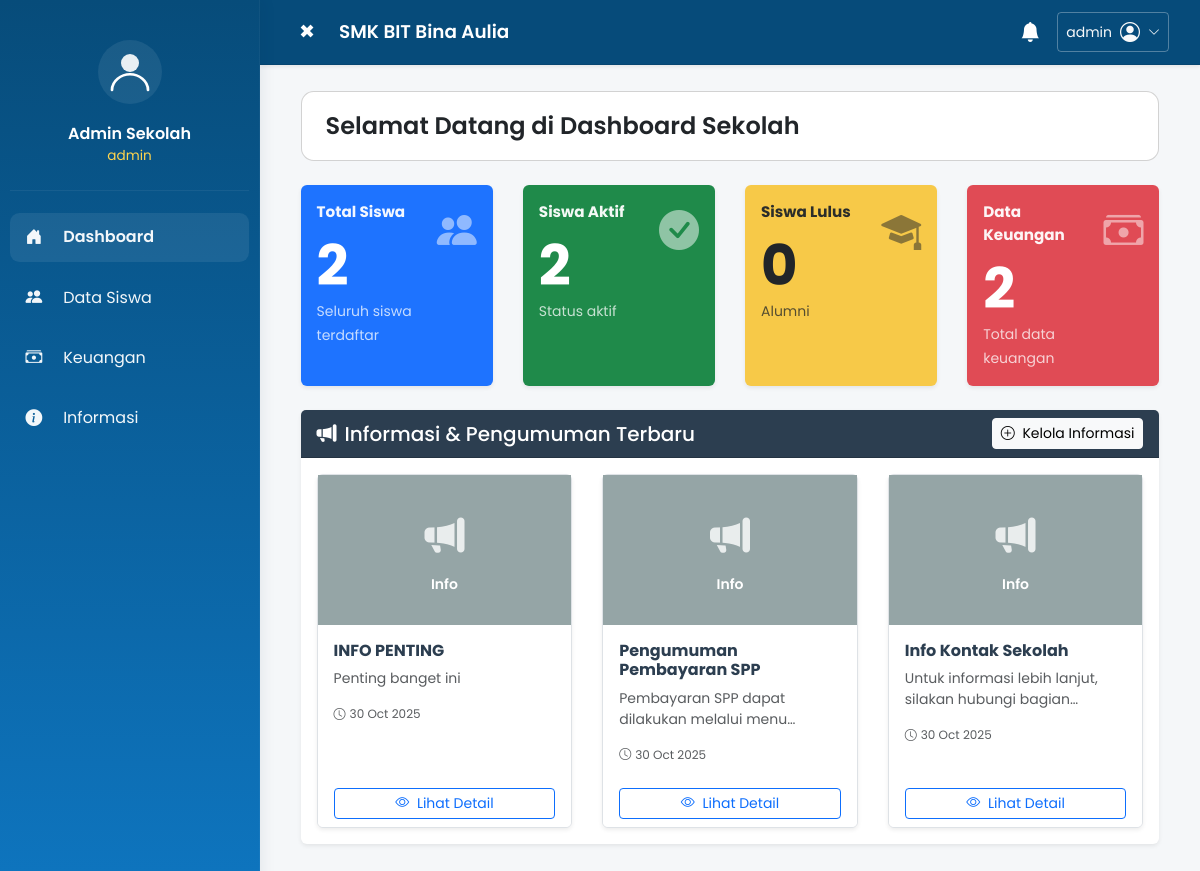
Page /admin/index.php (signed in) on the committed database.
### tables this page shows
CREATE TABLE `informasi` (
  `informasi_id` int NOT NULL,
  `judul` varchar(255) NOT NULL,
  `isi` text NOT NULL,
  `foto` varchar(255) DEFAULT NULL,
  `created_at` datetime NOT NULL DEFAULT CURRENT_TIMESTAMP,
  `updated_at` datetime DEFAULT NULL ON UPDATE CURRENT_TIMESTAMP,
  `created_by` varchar(50) DEFAULT NULL
);

### public/admin/index.php (the view, shortened to what this page needs)
<?php
require_once __DIR__ . '/../config.php';
$adminName = isset($_SESSION['username']) ? $_SESSION['username'] : 'Admin';
$sqlTotalSiswa = "SELECT COUNT(*) as total FROM siswa";
$resultTotal = $conn->query($sqlTotalSiswa);
$totalStudents = $resultTotal->fetch_assoc()['total'];
$sqlSiswaAktif = "SELECT COUNT(*) as total FROM siswa WHERE status_siswa = 'aktif'";
$resultAktif = $conn->query($sqlSiswaAktif);
$siswaAktif = $resultAktif->fetch_assoc()['total'];
$sqlSiswaLulus = "SELECT COUNT(*) as total FROM siswa WHERE status_siswa = 'lulus'";
$resultLulus = $conn->query($sqlSiswaLulus);
$siswaLulus = $resultLulus->fetch_assoc()['total'];
$sqlTotalKeuangan = "SELECT COUNT(*) as total FROM keuangan";
$resultKeuangan = $conn->query($sqlTotalKeuangan);
$totalKeuangan = $resultKeuangan->fetch_assoc()['total'];
$sqlInformasi = "SELECT * FROM informasi ORDER BY created_at DESC LIMIT 6";
$resultInformasi = $conn->query($sqlInformasi);
?>
<!doctype html>
<html lang="en">
<head>
  <link href="https://cdn.jsdelivr.net/npm/bootstrap@5.3.2/dist/css/bootstrap.min.css" rel="stylesheet">
  <link href="https://cdn.jsdelivr.net/npm/bootstrap-icons@1.10.5/font/bootstrap-icons.css" rel="stylesheet">
  <link rel="stylesheet" href="/css/dashboard.css">
  <link rel="stylesheet" href="/css/notifications.css">
  <link rel="stylesheet" href="/css/responsive.css">
</head>
<body class="has-sidebar">
  <aside class="sidebar" id="sidebar">
    <div class="sidebar-header text-center py-4">
      <div class="profile-avatar mb-2">
        <svg width="54" height="54" viewBox="0 0 24 24" fill="none" xmlns="http://www.w3.org/2000/svg">
          <circle cx="12" cy="8" r="4" fill="#fff" opacity="0.9"/>
          <path d="M4 20c0-4 4-7 8-7s8 3 8 7" stroke="#fff" stroke-width="1.2" stroke-linecap="round" stroke-linejoin="round"/>
        </svg>
      </div>
      <div class="profile-name">Admin Sekolah</div>
      <div class="profile-role text-muted"><?php echo htmlspecialchars($adminName); ?></div>
    </div>
  <nav class="sidebar-nav" role="navigation" aria-label="Main menu">
      <ul class="nav flex-column">
        <li class="nav-item"><a class="nav-link active" href="/admin/index.php"><i class="bi bi-house-door-fill me-2"></i> <span class="nav-text">Dashboard</span></a></li>
        <li class="nav-item"><a class="nav-link" href="/admin/students/index.php"><i class="bi bi-people-fill me-2"></i> <span class="nav-text">Data Siswa</span></a></li>
        <li class="nav-item"><a class="nav-link" href="/admin/finance/index.php"><i class="bi bi-cash-stack me-2"></i> <span class="nav-text">Keuangan</span></a></li>
        <li class="nav-item"><a class="nav-link" href="/admin/information/index.php"><i class="bi bi-info-circle-fill me-2"></i> <span class="nav-text">Informasi</span></a></li>
      </ul>
    </nav>
  </aside>
  <div class="main-wrapper">
    <header class="topbar shadow-sm">
      <div class="container-fluid d-flex align-items-center justify-content-between">
        <div class="d-flex align-items-center">
          <button id="sidebarToggle" class="btn btn-toggle btn-sm me-3" aria-label="Toggle sidebar" aria-expanded="true">☰</button>
          <h1 class="app-title mb-0">SMK BIT Bina Aulia</h1>
        </div>
        <?php include __DIR__ . '/../includes/user_dropdown.php'; ?>
      </div>
    </header>
    <main class="content">
      <div class="container-fluid">
        <div class="welcome card mb-4">
          <div class="card-body">
            <h4 class="mb-0">Selamat Datang di Dashboard Sekolah</h4>
          </div>
        </div>
        <div class="row g-3 mb-4">
          <div class="col-12 col-sm-6 col-md-3">
            <div class="info-card text-white bg-primary p-3 rounded shadow-sm h-100">
              <div class="d-flex justify-content-between align-items-start">
                <div>
                  <div class="card-title fw-bold mb-1">Total Siswa</div>
                  <div class="display-4 fw-bold mt-2"><?php echo (int)$totalStudents; ?></div>
                  <small class="opacity-75">Seluruh siswa terdaftar</small>
                </div>
                <div>
                  <i class="bi bi-people-fill fs-1 opacity-50"></i>
                </div>
              </div>
            </div>
          </div>
          <div class="col-12 col-sm-6 col-md-3">
            <div class="info-card text-white bg-success p-3 rounded shadow-sm h-100">
              <div class="d-flex justify-content-between align-items-start">
                <div>
                  <div class="card-title fw-bold mb-1">Siswa Aktif</div>
                  <div class="display-4 fw-bold mt-2"><?php echo (int)$siswaAktif; ?></div>
                  <small class="opacity-75">Status aktif</small>
                </div>
                <div>
                  <i class="bi bi-check-circle-fill fs-1 opacity-50"></i>
                </div>
              </div>
            </div>
          </div>
          <div class="col-12 col-sm-6 col-md-3">
            <div class="info-card text-dark bg-warning p-3 rounded shadow-sm h-100">
              <div class="d-flex justify-content-between align-items-start">
                <div>
                  <div class="card-title fw-bold mb-1">Siswa Lulus</div>
                  <div class="display-4 fw-bold mt-2"><?php echo (int)$siswaLulus; ?></div>
                  <small class="opacity-75">Alumni</small>
                </div>
                <div>
                  <i class="bi bi-mortarboard-fill fs-1 opacity-50"></i>
                </div>
              </div>
            </div>
          </div>
          <div class="col-12 col-sm-6 col-md-3">
            <div class="info-card text-white bg-danger p-3 rounded shadow-sm h-100">
              <div class="d-flex justify-content-between align-items-start">
                <div>
                  <div class="card-title fw-bold mb-1">Data Keuangan</div>
                  <div class="display-4 fw-bold mt-2"><?php echo (int)$totalKeuangan; ?></div>
                  <small class="opacity-75">Total data keuangan</small>
                </div>
                <div>
                  <i class="bi bi-cash-stack fs-1 opacity-50"></i>
                </div>
              </div>
            </div>
          </div>
        </div>
        <div class="row mb-4">
          <div class="col-12">
            <div class="card border-0 shadow-sm">
              <div class="card-header" style="background-color: #2c3e50; color: white;">
                <div class="d-flex justify-content-between align-items-center">
                  <h5 class="mb-0">
                    <i class="bi bi-megaphone-fill me-2"></i>Informasi & Pengumuman Terbaru
                  </h5>
                  <a href="/admin/information/index.php" class="btn btn-sm btn-light">
                    <i class="bi bi-plus-circle me-1"></i> Kelola Informasi
                  </a>
                </div>
              </div>
              <div class="card-body p-0">
                <?php if ($resultInformasi && $resultInformasi->num_rows > 0): ?>
                  <div class="row g-3 p-3">
                    <?php while($info = $resultInformasi->fetch_assoc()): ?>
                      <div class="col-12 col-md-6 col-lg-4">
                        <div class="card h-100 border shadow-sm" style="transition: all 0.3s ease;">
                          <?php
                          $fileExt = '';
                          $isImage = false;
                          if ($info['foto']) {
                            $fileExt = strtolower(pathinfo($info['foto'], PATHINFO_EXTENSION));
                            $isImage = in_array($fileExt, ['jpg', 'jpeg', 'png', 'gif', 'webp']);
                          }
                          ?>
                          <?php if ($info['foto'] && $isImage): ?>
                            <div style="height: 150px; overflow: hidden; background: #f8f9fa;">
                              <img src="/<?php echo htmlspecialchars($info['foto']); ?>"
                                   style="width: 100%; height: 100%; object-fit: cover;"
                                   alt="<?php echo htmlspecialchars($info['judul']); ?>">
                            </div>
                          <?php else: ?>
                            <div class="d-flex align-items-center justify-content-center"
                                 style="height: 150px; background-color: #95a5a6;">
                              <div class="text-white text-center">
                                <i class="bi bi-megaphone-fill" style="font-size: 2.5rem; opacity: 0.8;"></i>
                                <p class="mt-2 mb-0 small fw-semibold">Info</p>
                              </div>
                            </div>
                          <?php endif; ?>
                          <div class="card-body">
                            <h6 class="card-title fw-bold mb-2" style="color: #2c3e50; display: -webkit-box; -webkit-line-clamp: 2; -webkit-box-orient: vertical; overflow: hidden;">
                              <?php echo htmlspecialchars($info['judul']); ?>
                            </h6>
                            <p class="card-text text-muted small mb-3" style="display: -webkit-box; -webkit-line-clamp: 2; -webkit-box-orient: vertical; overflow: hidden;">
                              <?php
                              $isi = htmlspecialchars($info['isi']);
                              echo strlen($isi) > 80 ? substr($isi, 0, 80) . '...' : $isi;
                              ?>
                            </p>
                            <div class="d-flex align-items-center text-muted" style="font-size: 0.75rem;">
                              <i class="bi bi-clock me-1"></i>
                              <span><?php echo date('d M Y', strtotime($info['created_at'])); ?></span>
                            </div>
                          </div>
                          <div class="card-footer bg-white border-top-0">
                            <button class="btn btn-sm btn-outline-primary w-100"
                                    onclick="viewDashboardInfo(<?php echo htmlspecialchars(json_encode($info), ENT_QUOTES, 'UTF-8'); ?>)">
                              <i class="bi bi-eye me-1"></i> Lihat Detail
                            </button>
                          </div>
                        </div>
                      </div>
                    <?php endwhile; ?>
                  </div>
                <?php endif; ?>
              </div>
            </div>
          </div>
        </div>
      </div>
    </main>
  </div>
</body>
</html>

### public/css/dashboard.css (style rules this page uses)
:root { --sidebar-width: 260px; --sidebar-collapsed-width: 72px; --primary-blue: #0b63a8; --dark-blue: #064b7a; --bg: #f5f7f9; }
* { box-sizing: border-box }
html, body { height: 100% }
body { font-family: 'Poppins', system-ui, -apple-system, 'Segoe UI', Roboto, "Helvetica Neue", Arial; background: var(--bg); margin: 0 }
.has-sidebar { display: flex }
.sidebar { width: var(--sidebar-width); min-height: 100vh; background: linear-gradient(180deg, #074c7a 0%, #0e75bf 100%); color: #fff; position: fixed; left: 0; top: 0; bottom: 0; padding: 1rem 0.6rem; transition: width .25s ease, transform .25s ease, box-shadow .18s ease; z-index: 1000; box-shadow: 3px 0 18px rgba(0, 0, 0, 0.18); border-right: 1px #000; }
.sidebar-header { border-bottom: 1px solid rgba(255, 255, 255, 0.06) }
.profile-avatar { width: 64px; height: 64px; border-radius: 50%; display: inline-flex; align-items: center; justify-content: center; background: rgba(255, 255, 255, 0.08) }
.profile-name { font-weight: 600; margin-top: .6rem }
.profile-role { font-size: .85rem; }
.profile-role.text-muted { color: #ffd54d !important; }
.sidebar .nav-link { color: rgba(255, 255, 255, 0.95); padding: .75rem 1rem; border-radius: .6rem; margin: .35rem 0; display: flex; align-items: center; gap: .6rem }
.sidebar .nav-link i { font-size: 1.05rem; min-width: 20px }
.sidebar .nav-link .nav-text { white-space: nowrap }
.sidebar .nav-link.active { background: rgba(255, 255, 255, 0.08); font-weight: 600 }
.main-wrapper { margin-left: var(--sidebar-width); flex: 1; min-height: 100vh; display: flex; flex-direction: column; transition: margin-left .25s ease }
.topbar { background: var(--dark-blue); color: #fff; padding: .5rem 1rem; border-bottom: 2px solid #000; box-shadow: 0 4px 10px rgba(0, 0, 0, 0.12); }
.topbar .app-title { font-size: 1.15rem; font-weight: 600; color: #fff }
.btn-toggle { background: transparent; border: 0; color: #fff; font-size: 1.2rem }
.content { padding: 1.6rem }
.welcome { border-radius: .8rem; padding: 0 }
.welcome .card-body { padding: 1.25rem 1.5rem }
.welcome h4 { font-weight: 600 }
.info-card { transition: transform .18s ease, box-shadow .18s ease; padding: 1.1rem }
.info-card .card-title { opacity: 0.95; font-size: .95rem }
.bg-primary { background: #1e73ff !important }
.bg-success { background: #1f8a4a !important }
.bg-warning { background: #f7c948 !important }
.bg-danger { background: #e04b55 !important }
.h-100 { height: 100% }
.sidebar { width: var(--sidebar-width); min-height: 100vh; background: linear-gradient(180deg, #074c7a 0%, #0e75bf 100%); color: #fff; position: fixed; left: 0; top: 0; bottom: 0; padding: 1rem 0.6rem; transition: width .25s ease, transform .25s ease, box-shadow .18s ease; z-index: 1000; box-shadow: 2px 0 14px rgba(7, 35, 68, 0.08); border-right: 1px solid rgba(255, 255, 255, 0.04); }
.profile-role { font-size: .85rem }
.sidebar-nav { margin-top: 1rem }
.topbar { background: var(--dark-blue); color: #fff; padding: .5rem 1rem; border-bottom: 1px solid rgba(0, 0, 0, 0.08); box-shadow: 0 2px 6px rgba(7, 35, 68, 0.04) }

### public/css/responsive.css (style rules this page uses)
html { font-size: 16px; -webkit-text-size-adjust: 100%; -moz-text-size-adjust: 100%; -ms-text-size-adjust: 100%; }
body { overflow-x: hidden; min-width: 320px; }
img, svg, video, canvas { max-width: 100%; height: auto; }
.container, .container-fluid { padding-left: 15px; padding-right: 15px; }
.row { margin-left: -15px; margin-right: -15px; }
[class*="col-"] { padding-left: 15px; padding-right: 15px; }
@media (min-width: 1200px) { .sidebar { width: var(--sidebar-width, 260px); } }
@media (min-width: 1200px) { .main-wrapper { margin-left: var(--sidebar-width, 260px); } }

### rows in the picture
informasi: shows "Info", judul "INFO PENTING", isi "Penting banget ini", created_at "30 Oct 2025"
informasi: shows "Info", judul "Pengumuman Pembayaran SPP", isi "Pembayaran SPP dapat dilakukan melalui…", created_at "30 Oct 2025"
informasi: shows "Info", judul "Info Kontak Sekolah", isi "Untuk informasi lebih lanjut, silakan hubungi…", created_at "30 Oct 2025"

### other values in the picture
$adminName "admin"
$totalStudents "2"
$siswaAktif "2"
$siswaLulus "0"
$totalKeuangan "2"
